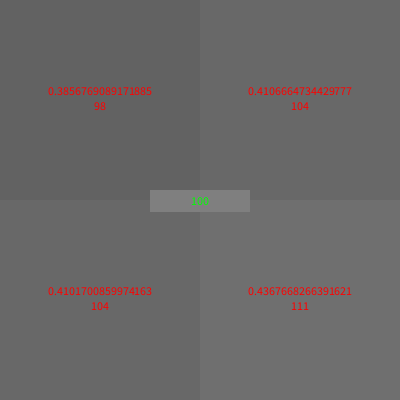
Frame 1 (no input)
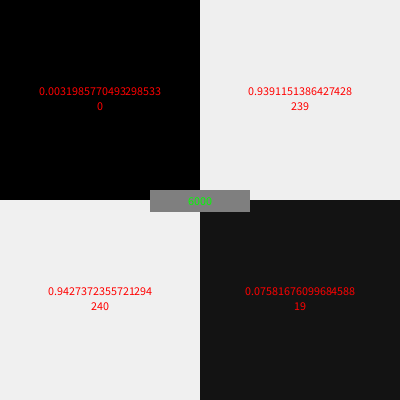
Frame 60 (the mouse pressed at the canvas centre just before this capture)
Frame 120 (the mouse held since frame 60 and released just before this capture): identical to frame 60, image omitted

The Processing sketch that drew these frames (run headless with seeded random() and noise(); from frame 60 on, the mouse is pressed at the canvas centre):

// Processing sketch: XORwithNN
// ── XORwithNN.pde
// Console print a simple test of PMatrix class
void test() {
  TestPMatrix test = new TestPMatrix();
  test.run();
}
//

NeuralNetwork nn;

int count = 0 ;

final int step = 100 ; // number of trainings by draw()

void setup() {
  size(400, 400);
  nn = new NeuralNetwork(2, 4, 1, "sigmoid");
  nn.setLearningRate(0.5);
  textAlign(CENTER, CENTER);
  textSize(12);
}

void draw() {
  background(127);
  
  Double[] in = new Double[2];
  Double[] out = new Double[1];
  int t;
  if (!mousePressed) {
    for (t = 0; t < step; t++) {
      in[0] = (double)((random(0, 1)<.5)?0:1);
      in[1] = (double)((random(0, 1)<.5)?0:1);
      out[0] = (double) (  ( Math.round(in[0])-Math.round(in[1]) == 0 ) ? 0 : 1.0 );
      nn.train(in, out);
    }
    count+=step;
  }
  int resolution = 200;
  int cols = 2;
  int rows = 2;
  for (int i = 0; i < cols; i++) {
    for (int j = 0; j < rows; j++) {
      int x = i * resolution;
      int y = j * resolution;
      Double[] input = {(double)i, (double)j };
      Double[] output = nn.predict(input);
      //println(frameRate);
      //println(input[0] + ":" + input[1] + " = " + output[0]);
      fill((int)(output[0] * 255));
      noStroke();
      rect(x, y, resolution, resolution);
      fill(255, 0, 0);
      text(String.valueOf(output[0])+"\n"+((int)(output[0] * 255)), x+resolution/2, y+resolution/2-2);
    }
  }
  fill(127);
  rect(width/2-50, height/2-10, 100, 22);
  fill(0, 1270, 0);
  text(count, width/2, height/2);
  
  //println(frameRate);
}

// ── Matrix.pde
class PMatrix {

  int rows, cols;
  Double[] data;
  final String version = "1.0";

  PMatrix(int _rows, int _cols) {
    if (_rows<1 || _cols <1) {
      error("PMatrix(" + _rows+", " + _cols + ") : each dimension size should be at least 1.");
    } else {
      rows = _rows;
      cols = _cols;
      data = new Double[rows*cols];
      init(0);
    }
  }
  PMatrix(Double[] arr) {
    fromArray(arr);
  }
  PMatrix(Double[][] arr) {
    fromArray(arr);
  }
  void error(String e) {
    println(e);
    debug();
    System.exit(0);
  }
  void fromArray(Double[] arr) {
    rows = arr.length;
    cols = 1;
    data = arr.clone();
  } 
  void fromArray(Double[][] arr) {
    rows = arr.length;
    cols = arr[0].length;
    data = new Double[rows*cols];
    for (int i = 0; i < rows; i++) {
      for (int j = 0; j < cols; j++) {
        data[i*cols+j] = arr[i][j];
      }
    }
  }
  String toJson() {
    JSONObject obj = new JSONObject();
    obj.put( "class", "PMatrix" );
    obj.put( "version", version  );
    obj.put( "rows", rows    );
    obj.put( "cols", cols    );
    obj.put( "data", data    );
    return obj.toString();
  }
  Double[] toArray() {
    return data.clone();
  }
  PMatrix clone() {
    PMatrix m = new PMatrix(rows, cols);
    m.data = data.clone();
    return m;
  }

  void transpose() {
    Double[] copy = data.clone(); 

    for (int j = 0; j < rows; j++) {
      for (int i = 0; i < cols; i++) {
        data[j+i*rows] = copy[i+j*cols];
      }
    }
    rows = cols;
    cols = floor(data.length/rows);
  }

  void init(double n) {
    for (int i = 0; i<data.length; i++) {
      data[i] = n;
    }
  }

  void randomize() {
    for (int i = 0; i<data.length; i++) {
      data[i] = Math.random()*2-1;
    }
  }
  void randomize(int a, int b) {
    for (int i = 0; i<data.length; i++) {
      data[i] = (double)floor(random(a, b));
    }
  }
  void sub(Double n) {
    for (int i = 0; i<data.length; i++) {
      data[i]-=n;
    }
  }
  void sub(PMatrix m) {
    if (rows!=m.rows || cols != m.cols) {
      error("Matrix.sub : size of Matrices should match.");
    } else {
      for (int i = 0; i<data.length; i++) {
        data[i] -= m.data[i];
      }
    }
  }

  void add(Double n) {
    for (int i = 0; i<data.length; i++) {
      data[i]+=n;
    }
  }
  void add(PMatrix m) {
    if (rows!=m.rows || cols != m.cols) {
      error("Matrix.add : size of Matrix A(" + rows + "," + cols + ") should match size of Matrix B(" +m.rows + "," + m.cols + ").");
    } else {
      for (int i = 0; i<data.length; i++) {
        data[i] += m.data[i];
      }
    }
  }

  void mult(PMatrix m) {
    if (rows!=m.rows || cols != m.cols) {
      error("Matrix.mult : size of Matrix A(" + rows + "," + cols + ") should match size of Matrix B(" +m.rows + "," + m.cols + ").");
    } else {
      for (int i = 0; i<data.length; i++) {
        data[i] *= m.data[i];
      }
    }
  }
  void mult(Double n) {
    for (int i = 0; i<data.length; i++) {
      data[i]*=n;
    }
  }

  void product(PMatrix m) {
    if (cols != m.rows) {
      error("Matrix.product : cols of Matrix A(" + rows + "," + cols + ") should match rows of Matrix B(" +m.rows + "," + m.cols + ").");
    }
    Double[] copy = new Double[rows*m.cols];
    double sum ;
    for (int i = 0; i < rows; i++) {
      for (int j = 0; j < m.cols; j++) {
        sum = 0; 
        for (int k = 0; k < cols; k++) {
          sum += data[i*cols+k] * m.data[k*m.cols+j];
        }
        copy[i*m.cols+j] = sum;
      }
    }
    data = copy.clone();
    cols = m.cols;
  }

  void map(String func) {
    switch (func) {
    case "sigmoid" : 
      for (int i = 0; i<data.length; i++) data[i] = 1/(1+Math.exp(-data[i])) ; 
      break;
    case "dsigmoid" : 
      for (int i = 0; i<data.length; i++) data[i] = data[i]*(1.-data[i]); 
      break;
    case "tanh" : 
      for (int i = 0; i<data.length; i++) data[i] = Math.tanh(data[i]) ; 
      break;
    case "dtanh" : 
      for (int i = 0; i<data.length; i++) data[i] = 1-data[i]*data[i] ; 
      break;    
    case "step" : 
      for (int i = 0; i<data.length; i++) data[i] = (double)((data[i]>=0)?1:-1) ; 
      break;
    case "dstep" : 
      for (int i = 0; i<data.length; i++) data[i] = (double)((data[i]>=0)?1:-1) ; 
      break;    
    case "relu" : 
      for (int i = 0; i<data.length; i++) data[i] = (double)((data[i]>0)?data[i]:0) ; 
      break;
    case "drelu" : 
      for (int i = 0; i<data.length; i++) data[i] = (double)((data[i]>0)?1:0) ; 
      break;
    default:
      error("Unknown map");
    }
  }
  void debug() {
    debug("??");
  }

  void debug(String m) {
    debug(m, false);
  }
  void debug(String m, Boolean b) {
    String s = (b)?"\n":" ";
    print(String.format("%16s", "Matrix "+m)+" ( "+rows+" , "+cols+" ) = "+s+"[ ");
    for (int i = 0; i<data.length; i++) {
      if (i>0) {
        if (i%cols==0) print(" ]   "+s+"[ "); 
        else print (" ; ");
      }
      print(String.format("%06.2f", data[i]));
    }
    println(" ]");
  }
}

// ── NeuralNetwork.pde
class NeuralNetwork {
  int inputNodes, hiddenNodes, outputNodes ;
  PMatrix weightsIH, weightsHO, biasH, biasO ;
  double learningRate ;
  String activationFunction ;
  final String version = "0.3";

  NeuralNetwork(int input, int hidden, int output, String fn) {

    inputNodes = input ;
    hiddenNodes = hidden ;
    outputNodes = output ;

    weightsIH = new PMatrix(hiddenNodes, inputNodes);
    weightsHO = new PMatrix(outputNodes, hiddenNodes);
    weightsIH.randomize();
    weightsHO.randomize();

    biasH = new PMatrix(hiddenNodes, 1);
    biasO = new PMatrix(outputNodes, 1);
    biasH.randomize();
    biasO.randomize();

    setLearningRate(0.5);
    setActivationFunction(fn);
  }

  NeuralNetwork(NeuralNetwork n) {

    inputNodes = n.inputNodes ;
    hiddenNodes = n.hiddenNodes ;
    outputNodes = n.outputNodes ;

    weightsIH = n.weightsIH.clone();
    weightsHO = n.weightsHO.clone();

    biasH = n.biasH.clone();
    biasO = n.biasO.clone();

    learningRate = n.learningRate;
    setActivationFunction(n.activationFunction);
  }
  void setLearningRate(Double l) {
    learningRate = learningRate;
  }

  void setLearningRate(double lr) {
    learningRate = lr;
  }   
  void setLearningRate(float lr) {
    learningRate = (double)lr;
  }   
  void setLearningRate(int lr) {
    learningRate = (double)lr;
  } 
  String checkFunction(String fn) {
    fn.toLowerCase();
    switch (fn) {
    case "sigmoid":
    case "tanh":
    case "step":
    case "relu":
      return fn;
    default:
      return "sigmoid";
    }
  }
  void setActivationFunction(String func) {
    activationFunction = checkFunction(func);
  }  
  String toJson() {
    JSONObject json = new JSONObject();
    json.put( "class", "NeuralNetwork" );
    json.put( "version", version );
    json.put( "inputNodes", inputNodes );
    json.put( "hiddenNodes", hiddenNodes );
    json.put( "outputNodes", outputNodes );
    json.put( "learningRate", learningRate );
    json.put( "activationFunction", activationFunction );
    json.put( "weightsIH", weightsIH.toJson() );
    json.put( "weightsHO", weightsHO.toJson() );
    json.put( "biasH", biasH.toJson() );
    json.put( "biasO", biasO.toJson() );
    return json.toString();
  }  
  void save(String file) {
    String json = toJson();
    println(json);
  }
  Double[] predict(Double[] inputArray) {

    // Generating the Hidden Outputs
    PMatrix inputs = new PMatrix(inputArray);
    PMatrix hidden = weightsIH.clone();
    hidden.product(inputs);
    hidden.add(biasH);
    // activation function!
    hidden.map(activationFunction);

    // Generating the output's output!
    PMatrix output = weightsHO.clone() ;
    output.product(hidden);
    output.add(biasO);
    output.map(activationFunction);

    // Sending back to the caller!
    return output.toArray();
  }

  void train(Double[] inputArray, Double[] targetArray) {

    // Generating the Hidden Outputs
    PMatrix inputs = new PMatrix(inputArray);
    PMatrix hidden = weightsIH.clone();
    hidden.product(inputs);
    hidden.add(biasH);
    // activation function!
    hidden.map(activationFunction);

    // Generating the output's output!
    PMatrix outputs = weightsHO.clone() ;
    outputs.product(hidden);
    outputs.add(biasO);
    outputs.map(activationFunction);

    // Convert array to matrix object
    PMatrix targets = new PMatrix(targetArray);

    // Calculate the error
    // ERROR = TARGETS - OUTPUTS
    PMatrix outputErrors = targets.clone();
    outputErrors.sub(outputs);

    // let gradient = outputs * (1 - outputs);
    // Calculate gradient
    PMatrix gradient = outputs.clone();
    gradient.map("d"+activationFunction);
    gradient.mult(outputErrors);
    gradient.mult(learningRate);

    // Calculate deltas
    PMatrix hiddenT = hidden.clone();
    hiddenT.transpose();
    PMatrix weightHODeltas = gradient.clone();
    weightHODeltas.product(hiddenT);

    // Adjust the weights by deltas
    weightsHO.add(weightHODeltas);
    // Adjust the bias by its deltas (which is just the gradients)
    biasO.add(gradient);

    // Calculate the hidden layer errors
    PMatrix hiddenErrors = weightsHO.clone();
    hiddenErrors.transpose();
    hiddenErrors.product(outputErrors);

    // Calculate hidden gradient
    PMatrix hiddenGradient = hidden.clone();
    hiddenGradient.map("d"+activationFunction);
    hiddenGradient.mult(hiddenErrors);
    hiddenGradient.mult(learningRate);

    // Calculate input->hidden deltas
    PMatrix inputsT = inputs.clone();
    inputsT.transpose();
    PMatrix weightIHDeltas = hiddenGradient.clone();
    weightIHDeltas.product(inputsT);

    // Adjust the weights by deltas
    weightsIH.add(weightIHDeltas);
    // Adjust the bias by its deltas (which is just the gradients)
    biasH.add(hiddenGradient);
  }
}

// ── testMatrix.pde
class TestPMatrix {

  PMatrix m1, m2, m3 ;
  Double d;

  TestPMatrix() {
  }
  void run() {
    doInit();
    doClone();
    doTranspose();
    doAdd();
    doSub();
    doMult();
    doProduct();
    doMap();
  }
  void doInit() {
    println("\n***** Testing init() **************");
    m1 = new PMatrix(7, 8);
    m1.debug("m1", true);
    d = (double) (floor(random(1, 20))/2-10);
    m1.init(d);
    m1.debug("init("+d+")", true);
    println("*************************************\n");
  }
  void doTranspose() {
    println("\n***** Testing transpose() 3x3 ***********");
    m1 = new PMatrix(3, 3);
    m1.randomize(0, 20);
    m1.debug("m1", true);
    m1.transpose();
    m1.debug("tr(m1)", true);
    println("\n***** Testing transpose() 5x4 ***********");
    m1 = new PMatrix(5, 4);
    m1.randomize(0, 20);
    m1.debug("m1", true);
    m1.transpose();
    m1.debug("tr(m1)", true); 
    println("******************************************\n");
  }
  void doAdd() {
    println("\n***** Testing add(n) ***********");
    m1 = new PMatrix(3, 3);
    m1.randomize(0, 20);
    m1.debug("m1");
    d = (double) (floor(random(1, 20))/2);
    m1.add(d);
    m1.debug("m1+"+d);
    println("\n***** Testing add(matrix) ******");
    m1 = new PMatrix(3, 3);
    m1.randomize(0, 20);
    m1.debug("m1");
    m2 = new PMatrix(3, 3);
    m2.randomize(0, 20);
    m2.debug("m2");
    m1.add(m2);
    m1.debug("m1+m2");    
    println("********************************\n");
  }
  void doSub() {
    println("\n***** Testing sub(n) ***********");
    m1 = new PMatrix(3, 3);
    m1.randomize(0, 20);
    m1.debug("m1");
    d = (double) (floor(random(1, 20))/2);
    m1.sub(d);
    m1.debug("m1-"+d);
    println("\n***** Testing sub(matrix) ******");
    m1 = new PMatrix(3, 3);
    m1.randomize(0, 20);
    m1.debug("m1");
    m2 = new PMatrix(3, 3);
    m2.randomize(0, 20);
    m2.debug("m2");
    m1.sub(m2);
    m1.debug("m1-m2");    
    println("********************************\n");
  }
  void doMult() {
    println("\n***** Testing mult(n) ***********");
    m1 = new PMatrix(3, 3);
    m1.randomize(0, 20);
    m1.debug("m1");
    d = (double) floor(random(2, 9));
    m1.mult(d);
    m1.debug("m1*"+d);
    println("\n***** Testing mult(matrix) ******");
    m1 = new PMatrix(3, 3);
    m1.randomize(0, 20);
    m1.debug("m1");
    m2 = new PMatrix(3, 3);
    m2.randomize(0, 20);
    m2.debug("m2");
    m1.mult(m2);
    m1.debug("m1*m2");    
    println("*********************************\n");
  }
  void doProduct() {
    println("\n***** Testing product(matrix) ******");
    m1 = new PMatrix(3, 4);
    m1.randomize(0, 20);
    m1.debug("m1", true);
    m2 = new PMatrix(4, 3);
    m2.randomize(0, 20);
    m2.debug("m2", true);
    m1.product(m2);
    m1.debug("m1 . m2", true);    
    println("*********************************\n");
  }
  void doClone() {
    println("\n***** Testing clone(matrix) ******");
    m1 = new PMatrix(3, 4);
    m1.randomize(0, 20);
    m1.debug("m1");
    m2 = m1.clone();
    m2.debug("clone(m1)");
    m1 = new PMatrix(2, 7);
    m1.randomize(0, 20);
    m1.debug("new m1");
    m2.debug("clone(m1) ?");    
    println("*********************************\n");
  }  
  void doMap() {
    println("\n***** Testing map(fn) ******");
    m1 = new PMatrix(3, 4);
    m1.randomize();
    m1.debug("m1");
    m1.map("sigmoid");
    m1.debug("map(sigmoid)");
    m1.map("dsigmoid");
    m1.debug("map(dsigmoid)");
    println("*******************************\n");
  }
}
